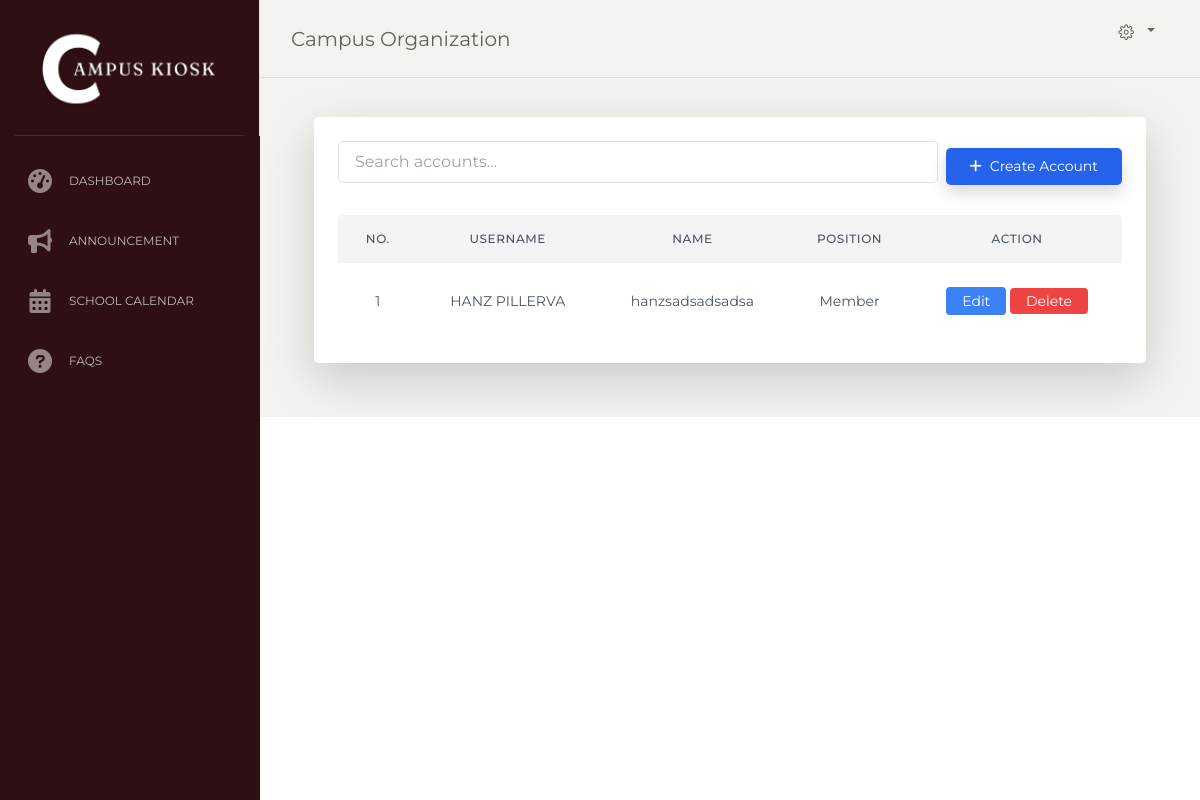
/admin/membersmanagement.php (signed in), run on the app's committed database.
### tables this page shows
CREATE TABLE `orgmembers_tbl` (
  `id` int(11) NOT NULL,
  `name` varchar(255) NOT NULL,
  `username` varchar(255) NOT NULL,
  `position` varchar(255) NOT NULL,
  `org_type` int(11) NOT NULL,
  `password` varchar(255) NOT NULL,
  `users_type` int(10) NOT NULL
);

### class/mainClass.php (called while the page is built, shortened)
<?php
$account_type = isset($_SESSION['atype']) ? $_SESSION['atype'] : '2';
class mainClass
{
    private $connection;
    function __construct()
    {
        $dbhost = "localhost";
        $dbuser = "root";
        $dbpass = "";
        $dbname = "ckiosk";
        try {
            $this->connection = new PDO("mysql:host=$dbhost;dbname=$dbname", $dbuser, $dbpass);
            $this->connection->setAttribute(PDO::ATTR_ERRMODE, PDO::ERRMODE_EXCEPTION);
        } catch (PDOException $e) {
            echo "Connection failed: " . $e->getMessage();
        }
    }
    function show_membersaccount()
    {
        $query = "SELECT users_org FROM users_tbl WHERE users_id = :user_id";
        $statement = $this->connection->prepare($query);
        $user_id = $_SESSION['aid'];
        $statement->bindParam(':user_id', $user_id, PDO::PARAM_INT);
        if ($statement->execute()) {
            if ($row = $statement->fetch(PDO::FETCH_ASSOC)) {
                $org_type = $row['users_org'];
                $query = "SELECT * FROM orgmembers_tbl WHERE org_type = :org_type";
                $memberStatement = $this->connection->prepare($query);
                $memberStatement->bindParam(':org_type', $org_type, PDO::PARAM_INT);
                if ($memberStatement->execute()) {
                    $result = $memberStatement->fetchAll();
                    return $result;
                } else {
                    return "No Data";
                }
            } else {
                return "No organization found for this user.";
            }
        } else {
            return "Error fetching organization type.";
        }
    }
}
?>

### admin/assets/header.php (called while the page is built, shortened)
<?php
include_once ("../class/mainclass.php");
$obj = new mainClass();
?>

### admin/membersmanagement.php (the view, shortened to what this page needs)
<?php
include_once ('assets/header.php');
$allAccount = $obj->show_membersaccount();
?>
<!DOCTYPE html>
    <html lang="en">
    <head>
        <link href="https://cdnjs.cloudflare.com/ajax/libs/tailwindcss/2.2.19/tailwind.min.css" rel="stylesheet">
      <link rel="stylesheet" href="https://cdnjs.cloudflare.com/ajax/libs/font-awesome/6.0.0-beta3/css/all.min.css">
      <link href="https://maxcdn.bootstrapcdn.com/font-awesome/latest/css/font-awesome.min.css" rel="stylesheet">
      <link href="assets/css/bootstrap.min.css" rel="stylesheet" />
      <link href="assets/css/paper-dashboard.css?v=2.0.1" rel="stylesheet" />
      <link rel="stylesheet" href="https://cdn.datatables.net/1.13.6/css/jquery.dataTables.css" />
      <link href="https://cdn.jsdelivr.net/npm/summernote@0.8.18/dist/summernote.min.css" rel="stylesheet">
      <link href="assets/css/css.css" rel="stylesheet" />
    </head>
    <body class=""><div class="wrapper ">
    <div class="sidebar" data-color="white" data-active-color="danger">
        <div class="logo">
            <a href="dashboard.php" class="simple-text logo-normal">
                <img src="../img/C.png" alt="" width="240">
            </a>
        </div>
        <div class="sidebar-wrapper ">
            <?php if ($account_type != '0') { ?>
                <ul class="nav">
                    <li>
                        <a href="./dashboard.php">
                            <i class="fas fa-tachometer-alt"></i>
                            <p>Dashboard</p>
                        </a>
                    </li>
                    <li>
                        <a href="./announcement.php">
                            <i class="fas fa-bullhorn"></i>
                            <p>Announcement</p>
                        </a>
                    </li>
                    <li >
                        <a href="./schoolcalendar.php">
                            <i class="fas fa-calendar-alt"></i>
                            <p>School Calendar</p>
                        </a>
                    </li>
                    <li>
                        <a href="./faqs.php">
                            <i class="fas fa-question-circle"></i>
                            <p>FAQS</p>
                        </a>
                    </li>
                </ul>
            <?php } ?>
        </div>
    </div>
    <div class="main-panel">
      <nav class="navbar navbar-expand-lg navbar-absolute fixed-top navbar-transparent">
        <div class="container-fluid">
          <div class="navbar-wrapper">
            <a class="navbar-brand" href="javascript:;">Campus Organization </a>
          </div>
          <div class="collapse navbar-collapse justify-content-end" id="navigation">
            <ul class="navbar-nav">
              <li class="nav-item btn-rotate dropdown">
                <a class="nav-link dropdown-toggle" href="http://example.com" id="navbarDropdownMenuLink"
                  data-toggle="dropdown" aria-haspopup="true" aria-expanded="false">
                  <i class="nc-icon nc-settings-gear-65"></i>
                </a>
              </li>
            </ul>
          </div>
        </div>
      </nav>
      <div class="content"><div class="p-6">
    <div class="bg-white rounded-lg shadow-lg">
        <div class="p-6">
            <div class="mb-6">
                <div class="flex flex-col md:flex-row md:items-center md:justify-between">
                    <div class="flex-grow mb-2 md:mb-0 md:mr-2">
                        <input type="text" id="searchAccountInput" placeholder="Search accounts..."
                               class="border border-gray-300 rounded-lg px-3 py-2 w-full text-base" onkeyup="searchAccounts()">
                    </div>
                    <button class="bg-blue-600 hover:bg-blue-700 text-white px-4 py-2 rounded-lg shadow transition duration-200 flex items-center gap-2"
                            data-toggle="modal" data-target="#accountModal">
                        <i class="fas fa-plus"></i>
                        Create Account
                    </button>
                </div>
            </div>
            <div class="overflow-x-auto">
                <table class="min-w-full bg-white rounded-lg overflow-hidden" id="myTable">
                    <thead class="bg-gray-100">
                        <tr>
                            <th class="px-6 py-3 text-xs font-medium text-gray-600 uppercase tracking-wider text-center">No.</th>
                            <th class="px-6 py-3 text-xs font-medium text-gray-600 uppercase tracking-wider text-center">Username</th>
                            <th class="px-6 py-3 text-xs font-medium text-gray-600 uppercase tracking-wider text-center">Name</th>
                            <th class="px-6 py-3 text-xs font-medium text-gray-600 uppercase tracking-wider text-center">Position</th>
                            <th class="px-6 py-3 text-xs font-medium text-gray-600 uppercase tracking-wider text-center">Action</th>
                        </tr>
                    </thead>
                    <tbody class="divide-y divide-gray-200">
                        <?php
                        $count = 1;
                        foreach ($allAccount as $row) {
                        ?>
                        <tr class="hover:bg-gray-50 transition duration-150">
                            <td class="px-6 py-4 whitespace-nowrap text-center text-sm text-gray-600"><?php echo $count; ?></td>
                            <td class="px-6 py-4 whitespace-nowrap text-center text-sm text-gray-600"><?php echo $row["username"]; ?></td>
                            <td class="px-6 py-4 whitespace-nowrap text-center text-sm text-gray-600"><?php echo $row["name"]; ?></td>
                            <td class="px-6 py-4 whitespace-nowrap text-center text-sm text-gray-600"><?php echo $row["position"]; ?></td>
                            <td class="px-6 py-4 whitespace-nowrap text-center text-sm">
                                <button class="bg-blue-500 hover:bg-blue-600 text-white px-3 py-1 rounded transition duration-200 accountModalEdit"
                                        data-toggle="modal" data-target="#accountModalEdit"
                                        data-id="<?= $row['id'] ?>">
                                    Edit
                                </button>
                                <a class="bg-red-500 hover:bg-red-600 text-white px-3 py-1 rounded transition duration-200"
                                   href='membersmanagement.php?aid=<?= $row['id'] ?>'>
                                    Delete
                                </a>
                            </td>
                        </tr>
                        <?php
                        $count++;
                        }
                        ?>
                    </tbody>
                </table>
            </div>
        </div>
    </div>
</div>
      </div>
    </div>
  </div>
</body>
</html>

### admin/assets/css/css.css (style rules this page uses)
.logo, .sidebar-wrapper { background-color: #2e0f13; color: #fff; }
.dropdown { gap: 10px; flex-wrap: wrap; margin-bottom: 15px; align-items: center; }

### data on the page
orgmembers_tbl: username "HANZ PILLERVA", name "hanzsadsadsadsa", position "Member"
